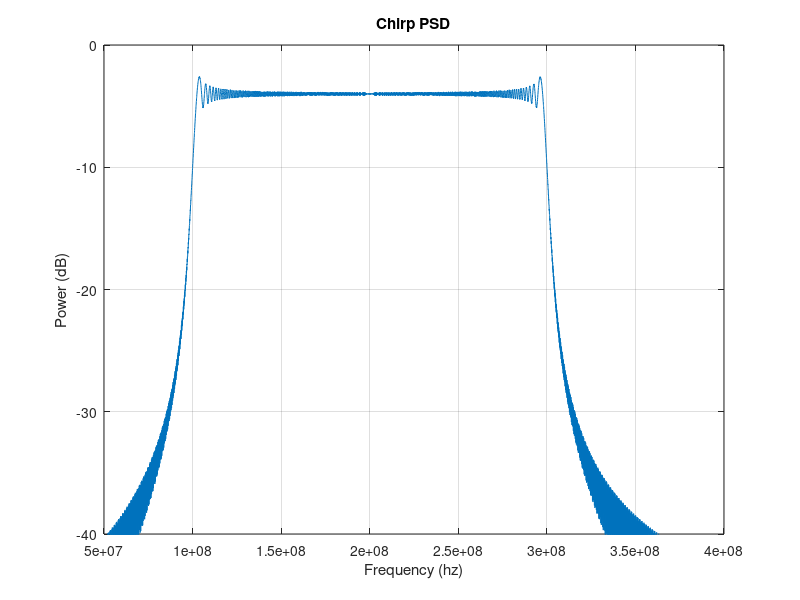

This figure's MATLAB source:
% EECS725 Homework 4

clear;
close all;

% Universal constants
c         = 3e8;       % speed of light (m/s)

% Problem constraints
f_start   = 100e6;      % chirp start frequency (hz)
f_end     = 300e6;      % chirp end frequency (hz)
tau       = 10e-6;      % chirp duration (s)

% Simulation parameters
t_samp    = 1e-9;       % simulation sampling period (s)

%% Start simulation

% Generate chirp burst
k = (f_end-f_start) / tau; % chirp rate (hz/s)

t_burst = linspace(0,tau,(tau/t_samp)-1);
s       = cos( 2*pi*(f_start.*t_burst + 0.5*k.*(t_burst.^2)) );
[Pss,w] = periodogram(s);
f_plot  = w / (2*pi*t_samp);

%% Plots-----------
figure(1)
plot(f_plot,10*log10(Pss));
title('Chirp PSD');
xlabel('Frequency (hz)');
ylabel('Power (dB)');
axis([50e6 400e6 -40 0]);
grid on;

